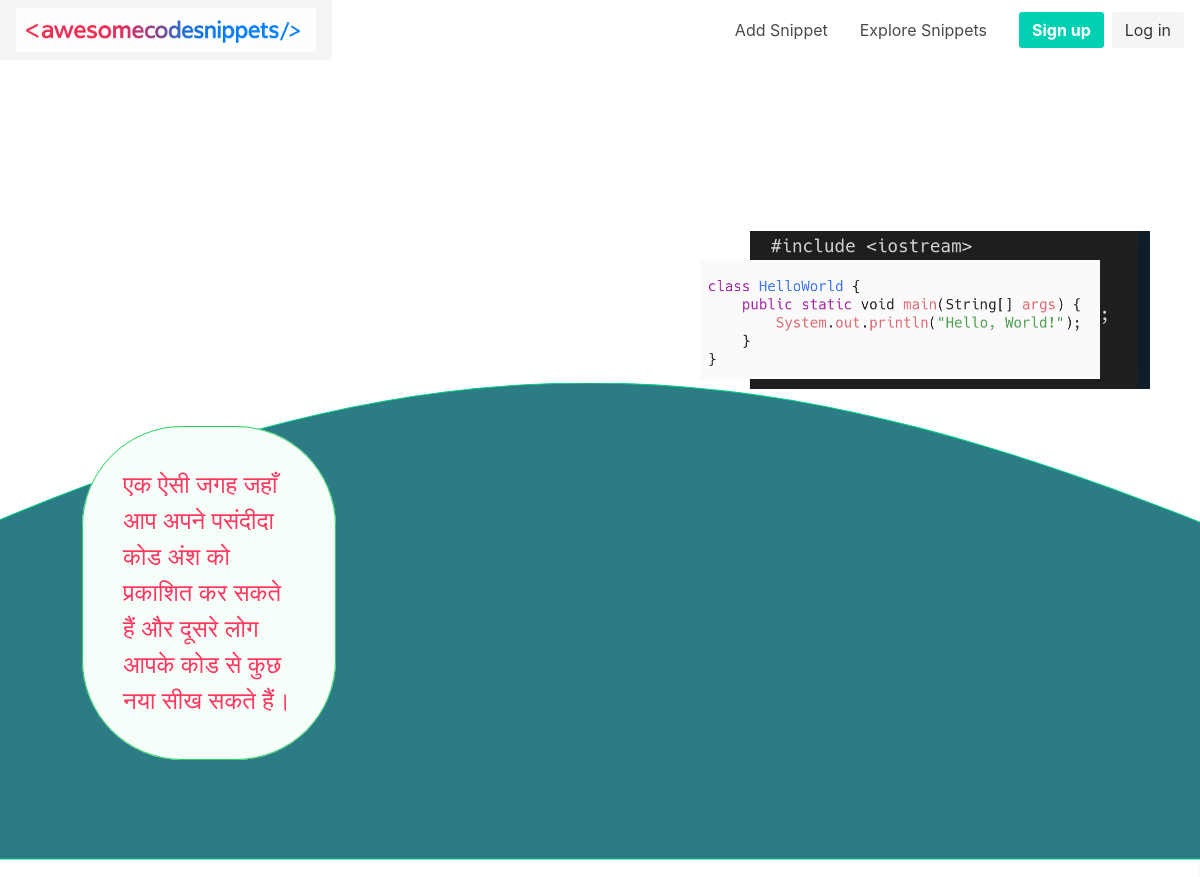
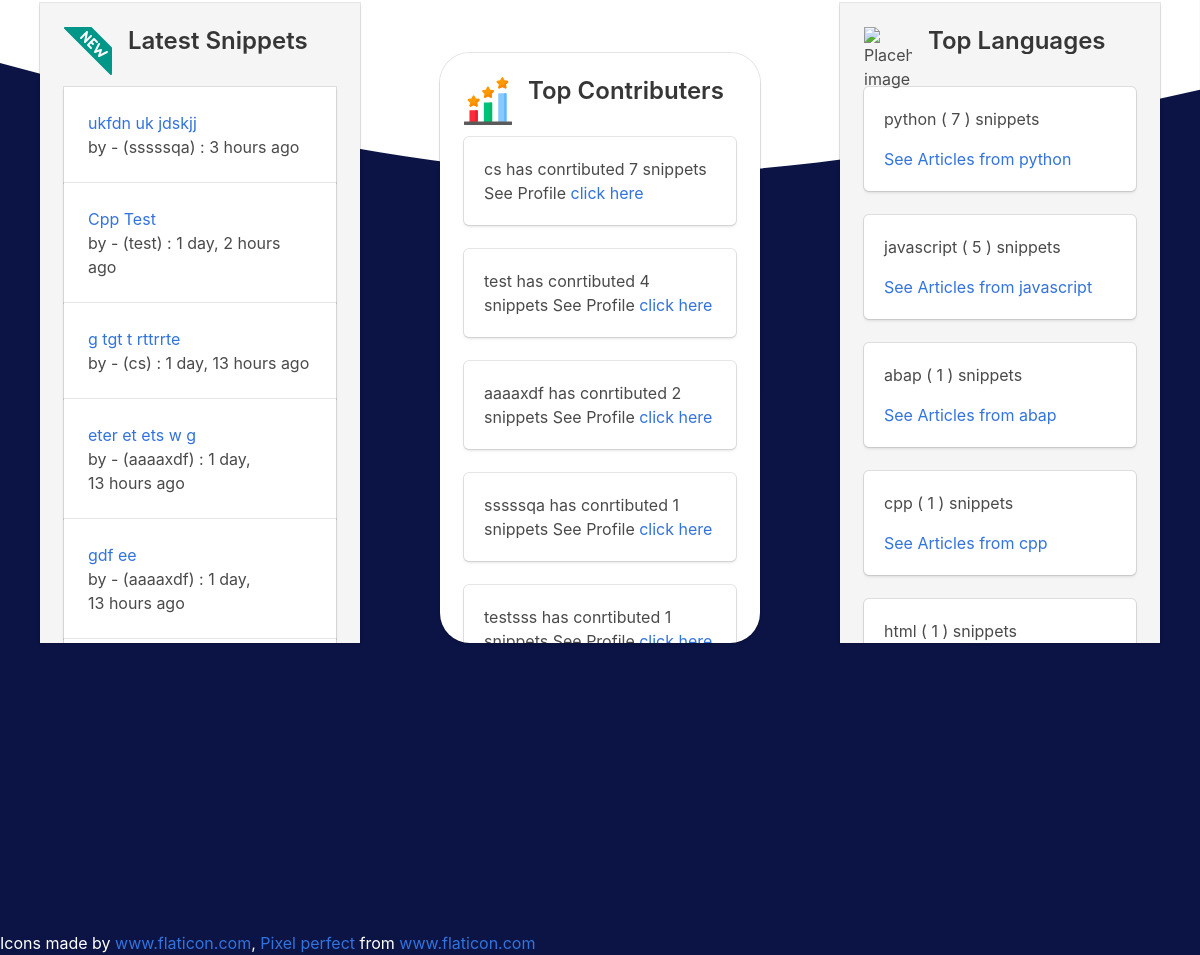
The page / on the database its author committed (2 pictures, top to bottom).
### snippets/models.py (models this page shows, shortened)
class Snippet(models.Model):
    title=models.CharField(max_length=500)
    coder=models.ForeignKey(CustomUser,on_delete=models.CASCADE)
    description=CKEditor5Field(blank=True,null=True)
    description_html=models.TextField(editable=False)
    code=models.TextField()
    highlighted_code=models.TextField(editable=False)
    tags=TagField()
    publication_date=models.DateTimeField(editable=False)
    updated_date=models.DateTimeField(editable=False)
    language = models.CharField(choices=LANGUAGE_CHOICES, default='python', max_length=100)
    style = models.CharField(choices=STYLE_CHOICES, default='friendly', max_length=100)
    class Meta:
        ordering=['-publication_date']
    def get_top_contributers(self):
        return CustomUser.objects.annotate(score=Count('snippet')).order_by('-score')

class CustomUser(AbstractUser):
    name=models.CharField(_("Name"),max_length=200)
    class Meta:
        unique_together=('name','email','id')

### snippets/views.py (the view)
# urls.py: path('',HomePage.as_view(),name='home'),
class HomePage(TemplateView):
    template_name='home.html'
    def get_context_data(self,*args,**kwargs):
        LEXERS = [item for item in get_all_lexers() if item[1]]
        LANGUAGE_CHOICES = sorted([(item[1][0], item[0]) for item in LEXERS])
        context=super().get_context_data(*args,**kwargs)
        context['latest']=Snippet.objects.all().order_by('-publication_date')
        context['top_contributers']=Snippet.get_top_contributers(self)[:5]
        languages_and_counts={}
        language_counts_qs = (
            Snippet.objects.values('language')
            .annotate(count=Count('id'))
            .order_by('-count')
        )
        lang_count_dict = {item['language']: item['count'] for item in language_counts_qs}
        languages_and_counts = []
        for lang, lang_name in LANGUAGE_CHOICES:
            count = lang_count_dict.get(lang, 0)
            languages_and_counts.append((lang, count))
        languages_and_counts.sort(key=lambda x: x[1], reverse=True)
        context['total_langs'] = languages_and_counts[:5]
        return context

### templates/home.html (shortened to what this page needs)
{% extends 'base.html' %}
{% block content %}
{% load static %}
{% load humanize %}
<link href='{% static "css/home.css" %}' rel='stylesheet'>
<nav class="navbar" role="navigation" aria-label="main navigation">
  <div class="navbar-brand">
    <a class="navbar-item ct-navbar-img" href="{% url 'home' %}">
      <img src="{% static 'img/logo.png' %}" width="300" height="100" style="background-position: center;">
    </a>
  </div>
  <div id="navbarBasicExample" class="navbar-menu">
    <div class="navbar-end">
      <a class="navbar-item" href='{% url "create_snippet" %}'>
        Add Snippet
      </a>
      <a class="navbar-item" href='#content-section'>
        Explore Snippets
      </a>
      <div class="navbar-item">
        <div class="buttons">
          {% if user.is_authenticated %}
          <div class="dropdown is-right menu">
            <div class="dropdown-trigger">
              <button class="button is-primary" aria-haspopup="true" aria-controls="dropdown-menu6">
                <span>{{user.username|default:"NA"}}</span>
                <span class="icon is-small">
                  <i class="fas fa-angle-down" aria-hidden="true"></i>
                </span>
              </button>
            </div>
            <div class="dropdown-menu" id="dropdown-menu6" role="menu">
              <div class="dropdown-content">
                <a href="{% url 'list_snippet' %}" class="dropdown-item">
                  All Snippets
                </a>
                <a href="{% url 'my_snippet' %}" class="dropdown-item">
                  My Snippets
                </a>
                <a href='{% url "account_change_password" %}' class="dropdown-item">
                  Change Password
                </a>
                <a href="{% url 'bookmark' %}" class="dropdown-item">
                  My Bookmarks
                </a>
              </div>
            </div>
          </div>
          <a class="button is-light" href="{% url 'account_logout' %}">
            Logout
          </a>
          {% else %}
          <a class="button is-primary" href="{% url 'account_signup' %}">
            <strong>Sign up</strong>
          </a>
          <a class="button is-light" href="{% url 'account_login' %}">
            Log in
          </a>
          {% endif %}
        </div>
      </div>
    </div>
  </div>
</nav>
<div class="background">
  <div class="java-snippet">
  </div>
  <div class="columns web-info">
    <div class="column">
      <article class="message is-success" style="border-radius:100px !important;">
        <div class="message-body message-info title has-text-danger is-4 poppins-regular" style="line-height: 1.5">
          एक ऐसी जगह जहाँ आप अपने पसंदीदा कोड अंश को प्रकाशित कर सकते हैं और दूसरे लोग आपके कोड से कुछ नया सीख सकते हैं।
        </div>
      </article>
    </div>
    <div class="column"></div>
    <div class="column"></div>
    <div class="column"></div>
  </div>
</div>
<div class="content-section" id='content-section'>
  <div class="div1">
    <div class="card  block">
      <div class="card-content">
        <div class="media">
          <div class="media-left">
            <figure class="image is-48x48">
              <img src="{% static 'img/new.svg' %}" alt="Placeholder image">
            </figure>
          </div>
          <div class="media-content">
            <p class="title is-4">Latest Snippets</p>
          </div>
        </div>
        <div class="content">
          {% for obj in latest %}
          <div class="card">
            <div class="card-content">
              <div class="content">
                <div>
                  <a href="{% url 'detail_snippet' obj.id %}"> {{obj.title}}</a>
                </div>
                <div>by - ({{obj.coder.username|default:"NA"}}) : {{obj.publication_date|naturaltime}}</div>
              </div>
            </div>
          </div>
          {% empty %}
          No Snippets yet
          {% endfor %}
        </div>
      </div>
    </div>
  </div>
  <div class="div2">
    <div class="card block1">
      <div class="card-content">
        <div class="media">
          <div class="media-left">
            <figure class="image is-48x48">
              <img src="{% static 'img/top-three.svg' %}" alt="Placeholder image">
            </figure>
          </div>
          <div class="media-content">
            <p class="title is-4">Top Contributers</p>
          </div>
        </div>
        <div class="content">
          {% for obj in top_contributers %}
          <div class="box">
            {{obj.username|default:"NA"}} has conrtibuted {{obj.score}} snippets
            See Profile
            <a href='{% url "user_detail" obj.id %}'>click here</a>
          </div>
          {% empty %}
          No Snippets yet
          {% endfor %}
        </div>
      </div>
    </div>
  </div>
  <div class="div3">
    <div class="card block">
      <div class="card-content">
        <div class="media">
          <div class="media-left">
            <figure class="image is-48x48">
              <img src="{% static 'img/coding.svg' %}" alt="Placeholder image">
            </figure>
          </div>
          <div class="media-content">
            <p class="title is-4">Top Languages</p>
          </div>
        </div>
        <div class="content">
          {% for lang,count in total_langs %}
          {% if not count == 0 or forloop.counter0 < 10 %} <div class="box">
            <p> {{lang}} ( {{count}} ) snippets </p>
            <a href='{% url "detail_lang" lang %}'> See Articles from {{lang}} </a>
        </div>
        {% endif %}
        {% empty %}
        No Snippets yet
        {% endfor %}
      </div>
    </div>
  </div>
</div>
</div>
<section class="hero is-medium is-bold" style="background-color:#0C1446">
  <div class="hero-body">
  </div>
  <div class="hero-footer">
    <div class="has-text-white">Icons made by <a href="https://www.flaticon.com/" title="Flaticon">www.flaticon.com</a>,
      <a href="https://www.flaticon.com/authors/pixel-perfect" title="Pixel perfect">Pixel perfect</a> from <a
        href="https://www.flaticon.com/" title="Flaticon">www.flaticon.com</a></div>
  </div>
</section>
{% endblock content %}

### static/css/base.css (style rules this page uses)
.poppins-regular { font-family: "Poppins", sans-serif; font-weight: 400; font-style: normal; }
html { --scrollbarBG: #CFD8DC; --thumbBG: black; }
* { scrollbar-width: 0px; scrollbar-color: var(--thumbBG) var(--scrollbarBG); }
.ct-navbar-img img { max-height: max-content !important; }

### static/css/home.css (style rules this page uses)
.background { height: 100vh; width: 100%; background: url('../img/wave.svg'); background-repeat: no-repeat; background-position: bottom; position: relative; }
.web-info { margin: 0 20px; }
.message-info { border-radius: 100px !important; padding: 40px; }
.content-section { width: 100%; position: relative; background: #0C1446; display: flex; flex-direction: column; gap: 20px; padding-top: 20px; }
.java-snippet { display: none; }
.div1 { grid-area: 1 / 1 / 2 / 2; }
.div2 { grid-area: 1 / 2 / 2 / 3; position: relative; }
.div3 { grid-area: 1 / 3 / 2 / 4; }
.block { width: 80%; margin: auto; max-height: 100vh; max-height: 80vh; overflow-y: auto; box-sizing: border-box; background-color: whitesmoke; }
.block1 { position:static; width: 80%; overflow-y: auto; max-height: 80vh; margin: auto; }
@media (width>=1024px) { .content-section { display: grid; grid-template-columns: repeat(3, 1fr); grid-template-rows: 1fr; grid-column-gap: 0px; grid-row-gap: 0px; } }
@media (width>=1024px) { .block1 { box-sizing: border-box; position: absolute; left: 10%; bottom: 0px; top: 50px; border-radius: 30px; } }
@media (width>=1024px) { .java-snippet { background: url('../img/java.png'); background-repeat: no-repeat; height: 120px; width: 400px; background-position: center; z-index: 1000; background-size: contain; position: absolute; right: 100px; top: 200px; animation: reverse-snippet2; animation-timing-function: linear; animation-duration: 4s; animation-direction: alternate; animation-iteration-count: infinite; animation-delay: 1s; display: block; } }
@media (width>=1024px) { .web-info { position: absolute; bottom: 100px; left: 50px; } }
.navbar { position: sticky; top: 0; z-index: 999999; }

### rows shown on the page
Snippet: title "ukfdn uk jdskjj", coder.username "sssssqa", publication_date "3 hours ago"
Snippet: title "Cpp Test", coder.username "test", publication_date "1 day, 2 hours ago", lang "cpp", count "1"
Snippet: title "g tgt t rttrrte", coder.username "cs", publication_date "1 day, 13 hours ago"
Snippet: title "eter et ets w g", coder.username "aaaaxdf", publication_date "1 day, 13 hours ago"
Snippet: title "gdf ee", coder.username "aaaaxdf", publication_date "1 day, 13 hours ago"
CustomUser: username "cs", score "7"
CustomUser: username "test", score "4"
CustomUser: username "aaaaxdf", score "2"
CustomUser: username "sssssqa", score "1"
CustomUser: username "testsss", score "1"
Snippet: style "abap", coder "1"

### other values the page prints
{{ lang }} "python" "javascript" "html"
{{ count }} "7" "5" "1"
{{ lang }} "python" "javascript"
